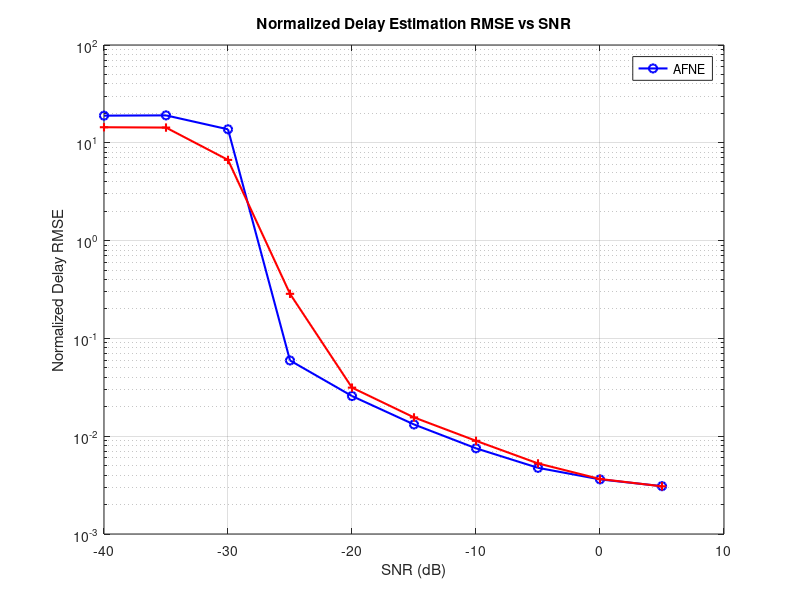
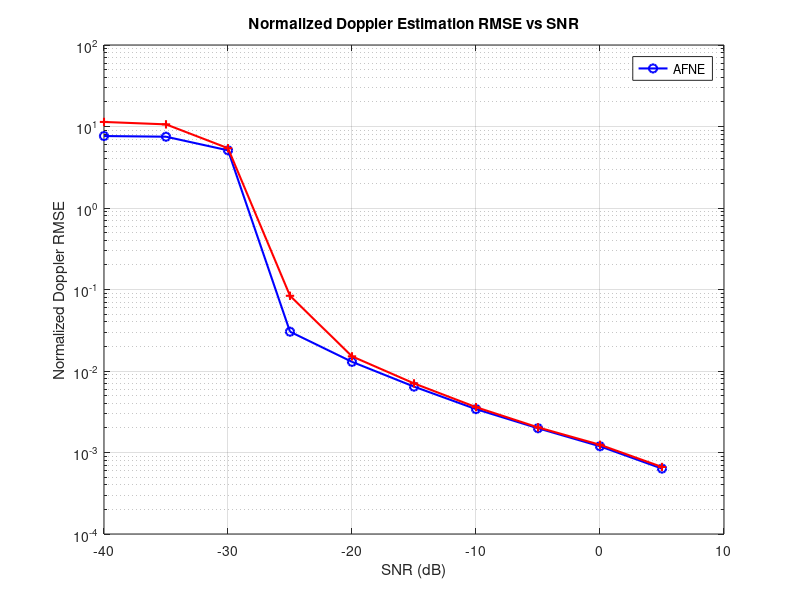

Here is the MATLAB script that generated these plots, in order:
% close all
% clear

sample_data_AFNE = load("result/2026-09-24/AFDM_MC_SNR_RMSE_N128_20260924_144322.mat");
symbol_data_RFT = load("result/2026-09-24/AFDM_MC_SNR_RMSE_N128_20260924_144322.mat");
symbol_sim_result_AFNE = sample_data_AFNE.mc_result;
RFT_symbol_sim_result = symbol_data_RFT.mc_result;

figure;
semilogy(RFT_symbol_sim_result.SNR_dB_set, RFT_symbol_sim_result.RFT_delay_rmse, 'b-o', 'LineWidth', 1.5);
hold on;
semilogy(symbol_sim_result_AFNE.SNR_dB_set, symbol_sim_result_AFNE.AFNE_delay_rmse, 'r+-', 'LineWidth', 1.5);
grid on;
legend('RFT','AFNE');
legend('AFNE');
xlabel('SNR (dB)');
ylabel('Normalized Delay RMSE');
title('Normalized Delay Estimation RMSE vs SNR');

figure;
semilogy(RFT_symbol_sim_result.SNR_dB_set, RFT_symbol_sim_result.RFT_doppler_rmse, 'b-o', 'LineWidth', 1.5);
hold on;
semilogy(symbol_sim_result_AFNE.SNR_dB_set, symbol_sim_result_AFNE.AFNE_doppler_rmse, 'r+-', 'LineWidth', 1.5);
grid on;
% legend('RFT','AFNE');
legend('AFNE');
xlabel('SNR (dB)');
ylabel('Normalized Doppler RMSE');
title('Normalized Doppler Estimation RMSE vs SNR');

% figure;
% semilogy(RFT_symbol_sim_result.SNR_dB_set, RFT_symbol_sim_result.RFT_range_rmse_m, 'b-o', 'LineWidth', 1.5);
% hold on;
% semilogy(symbol_sim_result_AFNE.SNR_dB_set, symbol_sim_result_AFNE.AFNE_range_rmse_m, 'r+-', 'LineWidth', 1.5);
% grid on;
% legend('RFT','AFNE');
% xlabel('SNR (dB)');
% ylabel('Range RMSE (m)');
% title('Range Estimation RMSE vs SNR');
%
% figure;
% semilogy(RFT_symbol_sim_result.SNR_dB_set, RFT_symbol_sim_result.RFT_velocity_rmse_mps, 'b-o', 'LineWidth', 1.5);
% hold on;
% semilogy(symbol_sim_result_AFNE.SNR_dB_set, symbol_sim_result_AFNE.AFNE_velocity_rmse_mps, 'r+-', 'LineWidth', 1.5);
% grid on;
% legend('RFT','AFNE');
% xlabel('SNR (dB)');
% ylabel('Velocity RMSE (m/s)');
% title('Velocity Estimation RMSE vs SNR');
